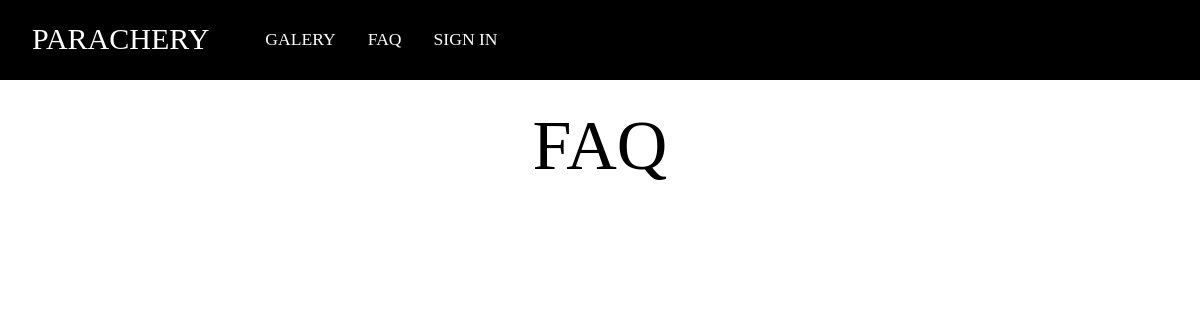
Page /index.php/auth/faq on the earlier database version.
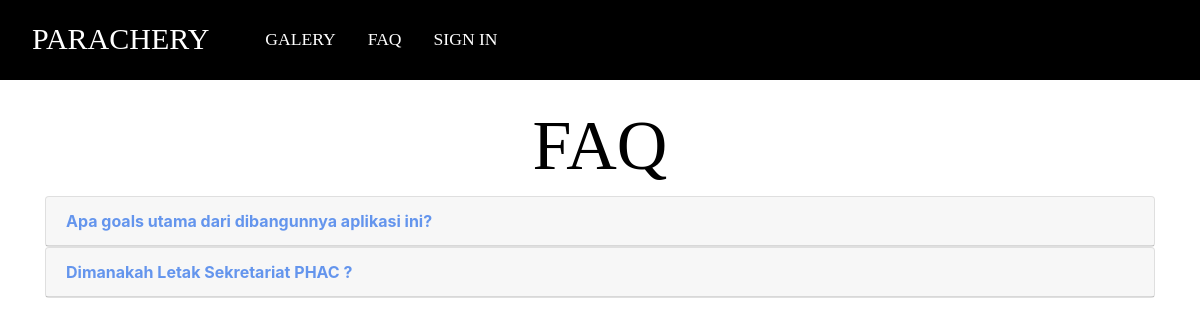
Same page on the later database version.
### tables this page shows
CREATE TABLE `faq` (
  `id_faq` int(11) NOT NULL,
  `id_user` int(11) NOT NULL,
  `question` varchar(255) NOT NULL,
  `answer` varchar(255) NOT NULL,
  `date` datetime DEFAULT NULL
);

### application/controllers/Auth.php (called while the page is built, shortened)
<?php
class Auth extends CI_Controller
{
    public function __construct()
    {
        $this->load->library('form_validation');
    }
    public function faq()
    {
        $this->load->model('Auth_model', 'authModel');
        $data['faq'] = $this->authModel->getFAQ();
        $this->load->view('templates/landing-header');
        $this->load->view('auth/faq', $data);
        $this->load->view('templates/landing-footer');
    }
}

### index.php (called while the page is built, shortened)
<?php
require_once BASEPATH.'core/CodeIgniter.php';

### application/models/Auth_model.php (called while the page is built, shortened)
<?php
class Auth_model extends CI_Model
{
    public function getFAQ()
    {
        $sql = "SELECT * FROM `faq`,`user` WHERE `faq`.`id_user` = `user`.`id`";
        return $this->db->query($sql)->result_array();
    }
}

### application/views/auth/faq.php (the view, shortened to what this page needs)
<div class="row text-center text-lg-left mt-4">
    <div class="col-lg-12">
        <div class="container">
            <h2 class="text-center" style="color: black;">FAQ</h2>
            <div id="accordion">
                <?php foreach ($faq as $f) : ?>
                    <div class="card">
                        <div class="card-header">
                            <a class="card-link" data-toggle="collapse" href="<?= '#faq' . $f['id_faq']; ?>" style="color: cornflowerblue;">
                                <b><?= $f['question']; ?></b>
                            </a>
                        </div>
                    </div>
                <?php endforeach; ?>
            </div>
        </div>
    </div>
</div>

### application/views/templates/landing-header.php (shortened to what this page needs)
<!DOCTYPE html>
<html lang="en">
<head>
    <link rel="stylesheet" href="https://maxcdn.bootstrapcdn.com/bootstrap/4.0.0/css/bootstrap.min.css">
    <link rel="stylesheet" href="<?= base_url('assets'); ?>/css/all.css">
    <link rel="stylesheet" href="<?= base_url('assets'); ?>/css/Style.css">
</head>
<body>
    <nav class="nav">
        <div class="nav-menu flex-row">
            <div class="nav-brand">
                <a href="<?= base_url('auth/landing') ?>" class="text-gray">PARACHERY</a>
            </div>
            <div>
                <ul class="nav-items">
                    <li class="nav-link">
                        <a href="<?= base_url('auth/galery') ?>">GALERY</a>
                    </li>
                    <li class="nav-link">
                        <a href="<?= base_url('auth/faq') ?>">FAQ</a>
                    </li>
                    <li class="nav-link">
                        <a href="<?= base_url('auth') ?>">SIGN IN</a>
                    </li>
                </ul>
            </div>
        </div>
    </nav>

### application/views/templates/landing-footer.php (shortened to what this page needs)
</body>
</html>

### assets/css/Style.css (style rules this page uses)
html, body { margin: 0%; box-sizing: border-box; overflow-x: hidden; }
:root { --text-white: #ffffff; --text-black: #000000; --text-gray: #9B9B9B; --text-red: #DF0505; --white: #ffffff; --green: #74b49b; --Open_Sans_Bold: 'Open_Sans_Bold', cursive; --Open_Sans_SemiBold: 'Open_Sans_SemiBold', cursive; --Open_Sans_Regular: 'Open_Sans_Regular', cursive; --Open_Sans_Light: 'Open_Sans_Light', cursive; --Noto_Sans_Regular: 'Noto_Sans_Regular', cursive; --Noto_Sans_Bold: 'Noto_Sans_Bold', cursive; }
a { text-decoration: none; color: var(--text-white); }
.flex-row { display: flex; flex-direction: row; flex-wrap: wrap; }
ul { list-style-type: none; }
h2 { font-family: var(--Open_Sans_Bold); font-size: 70px; color: var(--white); }
.nav { background: var(--text-black); padding: 0 2rem; min-height: 10vh; overflow: hidden; transition: height 1s ease-in-out; }
.nav .nav-items { display: flex; margin: 0; font-family: var(--Open_Sans_Bold) }
.nav .nav-items .nav-link { padding: 1.6rem 1rem; font-size: 1.1rem; font-family: var(--Open_Sans_Bold); position: relative; }
.nav .nav-brand a { font-size: 30px; padding: 1rem 0; display: block; font-family: var(--Open_Sans_Bold); }

Differences in the rows shown:
added faq: question "Apa goals utama dari dibangunnya aplikasi ini?"
added faq: question "Dimanakah Letak Sekretariat PHAC ?"
